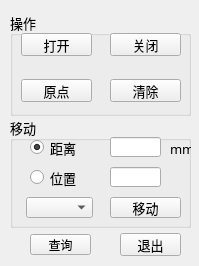
<?xml version="1.0" encoding="UTF-8"?>
<ui version="4.0">
 <class>SweepShelfControl</class>
 <widget class="QWidget" name="SweepShelfControl">
  <property name="geometry">
   <rect>
    <x>0</x>
    <y>0</y>
    <width>199</width>
    <height>266</height>
   </rect>
  </property>
  <property name="minimumSize">
   <size>
    <width>199</width>
    <height>266</height>
   </size>
  </property>
  <property name="maximumSize">
   <size>
    <width>199</width>
    <height>266</height>
   </size>
  </property>
  <property name="windowTitle">
   <string>扫描架控制</string>
  </property>
  <widget class="QPushButton" name="pushButton_exit">
   <property name="geometry">
    <rect>
     <x>120</x>
     <y>233</y>
     <width>61</width>
     <height>23</height>
    </rect>
   </property>
   <property name="font">
    <font>
     <family>楷体</family>
     <pointsize>10</pointsize>
     <weight>50</weight>
     <italic>false</italic>
     <bold>false</bold>
    </font>
   </property>
   <property name="styleSheet">
    <string notr="true">font: 10pt &quot;楷体&quot;;</string>
   </property>
   <property name="text">
    <string>退出</string>
   </property>
  </widget>
  <widget class="QGroupBox" name="groupBox">
   <property name="geometry">
    <rect>
     <x>10</x>
     <y>12</y>
     <width>181</width>
     <height>104</height>
    </rect>
   </property>
   <property name="font">
    <font>
     <family>楷体</family>
     <pointsize>10</pointsize>
     <weight>50</weight>
     <italic>false</italic>
     <bold>false</bold>
    </font>
   </property>
   <property name="styleSheet">
    <string notr="true">font: 10pt &quot;楷体&quot;;</string>
   </property>
   <property name="title">
    <string>操作</string>
   </property>
   <widget class="QPushButton" name="pushButton_open">
    <property name="geometry">
     <rect>
      <x>11</x>
      <y>21</y>
      <width>71</width>
      <height>23</height>
     </rect>
    </property>
    <property name="font">
     <font>
      <family>楷体</family>
      <pointsize>10</pointsize>
      <weight>50</weight>
      <italic>false</italic>
      <bold>false</bold>
     </font>
    </property>
    <property name="text">
     <string>打开</string>
    </property>
   </widget>
   <widget class="QPushButton" name="pushButton_close">
    <property name="geometry">
     <rect>
      <x>100</x>
      <y>21</y>
      <width>71</width>
      <height>23</height>
     </rect>
    </property>
    <property name="font">
     <font>
      <family>楷体</family>
      <pointsize>10</pointsize>
      <weight>50</weight>
      <italic>false</italic>
      <bold>false</bold>
     </font>
    </property>
    <property name="text">
     <string>关闭</string>
    </property>
   </widget>
   <widget class="QPushButton" name="pushButton_org">
    <property name="geometry">
     <rect>
      <x>11</x>
      <y>67</y>
      <width>71</width>
      <height>23</height>
     </rect>
    </property>
    <property name="font">
     <font>
      <family>楷体</family>
      <pointsize>10</pointsize>
      <weight>50</weight>
      <italic>false</italic>
      <bold>false</bold>
     </font>
    </property>
    <property name="text">
     <string>原点</string>
    </property>
   </widget>
   <widget class="QPushButton" name="pushButton_clear">
    <property name="geometry">
     <rect>
      <x>100</x>
      <y>67</y>
      <width>71</width>
      <height>23</height>
     </rect>
    </property>
    <property name="font">
     <font>
      <family>楷体</family>
      <pointsize>10</pointsize>
      <weight>50</weight>
      <italic>false</italic>
      <bold>false</bold>
     </font>
    </property>
    <property name="text">
     <string>清除</string>
    </property>
   </widget>
  </widget>
  <widget class="QGroupBox" name="groupBox_2">
   <property name="geometry">
    <rect>
     <x>10</x>
     <y>117</y>
     <width>181</width>
     <height>111</height>
    </rect>
   </property>
   <property name="font">
    <font>
     <family>楷体</family>
     <pointsize>10</pointsize>
     <weight>50</weight>
     <italic>false</italic>
     <bold>false</bold>
    </font>
   </property>
   <property name="styleSheet">
    <string notr="true">font: 10pt &quot;楷体&quot;;</string>
   </property>
   <property name="title">
    <string>移动</string>
   </property>
   <widget class="QComboBox" name="comboBox">
    <property name="geometry">
     <rect>
      <x>16</x>
      <y>80</y>
      <width>67</width>
      <height>21</height>
     </rect>
    </property>
   </widget>
   <widget class="QLineEdit" name="lineEdit_dis">
    <property name="geometry">
     <rect>
      <x>100</x>
      <y>20</y>
      <width>51</width>
      <height>20</height>
     </rect>
    </property>
   </widget>
   <widget class="QLabel" name="label">
    <property name="geometry">
     <rect>
      <x>160</x>
      <y>21</y>
      <width>31</width>
      <height>21</height>
     </rect>
    </property>
    <property name="text">
     <string>mm</string>
    </property>
   </widget>
   <widget class="QRadioButton" name="radioButton_dis">
    <property name="geometry">
     <rect>
      <x>20</x>
      <y>20</y>
      <width>61</width>
      <height>21</height>
     </rect>
    </property>
    <property name="font">
     <font>
      <family>楷体</family>
      <pointsize>10</pointsize>
      <weight>50</weight>
      <italic>false</italic>
      <bold>false</bold>
     </font>
    </property>
    <property name="text">
     <string>距离</string>
    </property>
    <property name="checked">
     <bool>true</bool>
    </property>
   </widget>
   <widget class="QLineEdit" name="lineEdit_pos">
    <property name="geometry">
     <rect>
      <x>100</x>
      <y>50</y>
      <width>51</width>
      <height>20</height>
     </rect>
    </property>
   </widget>
   <widget class="QRadioButton" name="radioButton_loca">
    <property name="geometry">
     <rect>
      <x>20</x>
      <y>50</y>
      <width>61</width>
      <height>21</height>
     </rect>
    </property>
    <property name="font">
     <font>
      <family>楷体</family>
      <pointsize>10</pointsize>
      <weight>50</weight>
      <italic>false</italic>
      <bold>false</bold>
     </font>
    </property>
    <property name="text">
     <string>位置</string>
    </property>
   </widget>
   <widget class="QPushButton" name="pushButton_move">
    <property name="geometry">
     <rect>
      <x>100</x>
      <y>80</y>
      <width>71</width>
      <height>21</height>
     </rect>
    </property>
    <property name="font">
     <font>
      <family>楷体</family>
      <pointsize>10</pointsize>
      <weight>50</weight>
      <italic>false</italic>
      <bold>false</bold>
     </font>
    </property>
    <property name="text">
     <string>移动</string>
    </property>
   </widget>
  </widget>
  <widget class="QPushButton" name="pushButtonquery">
   <property name="geometry">
    <rect>
     <x>30</x>
     <y>234</y>
     <width>61</width>
     <height>21</height>
    </rect>
   </property>
   <property name="text">
    <string>查询</string>
   </property>
  </widget>
 </widget>
 <resources/>
 <connections/>
</ui>
